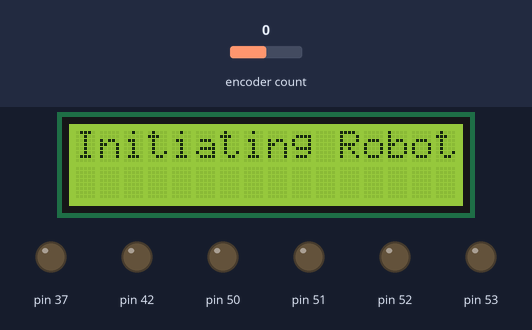
Simulated run of this sketch. Board: Arduino Mega 2560, built with avr-gcc and run on an emulated ATmega2560. On the bench: 16×2 character LCD, output pins drawn as LEDs (lit = HIGH). Inputs (shaded band) come from the test bench; at power-on: encoder count 0.

Above: at 0.1 s.

Measured:
- what the display in image 0 shows lasts 1.0 s, from 0.1 s to 1.1 s

The sketch:

autobot_pid_test.ino
```cpp
#include <Encoder.h>

#include <LiquidCrystal.h>

// initialize the library with the numbers of the interface pins

LiquidCrystal lcd(30, 32, 5, 4, 3, 2);
int s[]={0,0,0,0,0,0,0};
int bin[]={0,0,0,0,0,0,0};
int sum=0,mean=0;
int i;
float pos=0;
float error=0;

const float standard=25;
const int pwmL=90;
const int pwmR=90;

signed left;
signed right;
float prop,intg,deriv,last_prop;

int kp=10;
int ki=0;
int kd=2;
Encoder myEnc(20, 21);
int a=0;
int count=0;
int t1,t2;
int flag=0,n=0;
int done_5=1,done_6=1,done_10=1,done_11=1;
long oldPosition  = -999;
void setup()
{
  lcd.begin(16, 2);
  //Serial.begin(9600);
  lcd.print("Initiating Robot");
  delay(1000);
  lcd.clear();
  pinMode(50,OUTPUT);
  pinMode(51,OUTPUT);
  pinMode(52,OUTPUT);
  pinMode(53,OUTPUT);
   pinMode(37,OUTPUT);
    pinMode(42,OUTPUT);
    digitalWrite(37,HIGH);
    digitalWrite(42,HIGH);
 // s[0]=0;
 // bin[0]=0;
//Serial.begin(9600);


//fwd();


}

void loop()
{

/*
   case 1: follow_nd_check();

           break;
   case 2: follow_nd_check();
     break;
   case 3:follow_nd_check();
           break;
   case 4: follow_nd_check();
           break;
   case 5: if(done_5==1)
   {
     turn_left();
     done_5=0;
   }
   line_follow();

           break;
   case 6: if(done_6==1)
   {
     turn_left();
     done_6=0;
   }
           break;
   case 7: follow_nd_check();

           break;
   case 8: follow_nd_check();
           break;
  case 9: follow_nd_check();
           break;
   default: follow_nd_check();
            break;
 }


//follow_nd_check();
/*
if(intersec_check())
{
  digitalWrite(42,LOW);
  lcd.clear();
   lcd.setCursor(0,1);
  lcd.print(analogRead(12));
  lcd.setCursor(13,1);
  lcd.print(analogRead(9));

}
else
{
  digitalWrite(42,HIGH);
   lcd.clear();
   lcd.setCursor(0,1);
  lcd.print(analogRead(12));
  lcd.setCursor(13,1);
  lcd.print(analogRead(9));

}
*/


}

void rotate_right()
{
analogWrite(8,90);
analogWrite(9,90);
  while(count<35)
  {
  //oldPosition  = -999;
digitalWrite(50,LOW);
digitalWrite(51,HIGH);
digitalWrite(52,HIGH);
digitalWrite(53,LOW);
long newPosition = myEnc.read();
  if (newPosition != oldPosition) {
    oldPosition = newPosition;
    count++;
    lcd.setCursor(7,0);
    lcd.print(count);
}
  }

  oldPosition  = -999;
  count=0;

}
void rotate_left()
{
analogWrite(8,90);
analogWrite(9,90);
  while(count<30)
  {
  //oldPosition  = -999;
digitalWrite(50,HIGH);
digitalWrite(51,LOW);
digitalWrite(52,LOW);
digitalWrite(53,HIGH);
long newPosition = myEnc.read();
  if (newPosition != oldPosition) {
    oldPosition = newPosition;
    count++;
    lcd.setCursor(7,0);
    lcd.print(count);
}
  }

  oldPosition  = -999;
  count=0;

}


void follow_nd_check()
{

  if(intersec_check())
 {

   t1=millis();
   if(flag==1)
 {
   n++;
   digitalWrite(42,LOW);
   delay(50);
   digitalWrite(42,HIGH);
 }
   flag=0;

  // tone_gen();

//rotate_left ();

 //line_correction();
    }

    else
    {

   line_follow();
    }

 t2=millis();
 if(t2-t1>800)
 {
 flag=1;
 }
 else
 {
   flag=0;
 }
lcd.setCursor(7,0);
  lcd.print(n);
delay(10);
}

void line_correction()
{
  for(a=1;a<=7;a++)
   {
     line_follow();
     delay(50);
   }
}


int intersec_check()
{
  if((analogRead(12)<200)&&(analogRead(9)<70))
  {
    return 1;
  }
  else
  {
    return 0;
  }
}

void turn_right()
{
  left=120;
  right=120;
  motor_turn();
while(analogRead(14)<200)
  {
  digitalWrite(50,LOW);
digitalWrite(51,HIGH);
digitalWrite(52,HIGH);
digitalWrite(53,LOW);
  }

while(analogRead(14)>200)
  {
      digitalWrite(50,LOW);
digitalWrite(51,HIGH);
digitalWrite(52,HIGH);
digitalWrite(53,LOW);

  }


}

void left_turn()
{
  left=120;
  right=120;
  motor_turn();
/*
while(analogRead(15)<200)
{
     digitalWrite(50,HIGH);
digitalWrite(51,LOW);
digitalWrite(52,HIGH);
digitalWrite(53,LOW);
}
while(analogRead (15)>200)
{
     digitalWrite(50,HIGH);
digitalWrite(51,LOW);
digitalWrite(52,HIGH);
digitalWrite(53,LOW);
}
*/ digitalWrite(50,HIGH);
digitalWrite(51,LOW);
digitalWrite(52,LOW);
digitalWrite(53,HIGH);
delay(300);

}

void right_turn()
{
  left=100;
  right=100;
  motor_turn();
   digitalWrite(50,LOW);
digitalWrite(51,HIGH);
digitalWrite(52,HIGH);
digitalWrite(53,LOW);
  delay(100);
}
void turn_left()
{

  left=120;
  right=120;
  motor_turn();


  while((analogRead(8)<100)&&(analogRead(9)<300))
  {
      digitalWrite(50,HIGH);
digitalWrite(51,LOW);
digitalWrite(52,LOW);
digitalWrite(53,HIGH);
  }
//delay(100);
  while((analogRead(8)<100)&&(analogRead(9)<300))
  {
      digitalWrite(50,HIGH);
digitalWrite(51,LOW);
digitalWrite(52,LOW);
digitalWrite(53,HIGH);
  }
}


void line_follow()
{  digitalWrite(50,LOW);
digitalWrite(51,HIGH);
digitalWrite(52,LOW);
digitalWrite(53,HIGH);
  digitalWrite(42,HIGH);
 // lcd.clear();
  mean=0;
  sum=0;
  sensor_read();
  PID_calc();
  motor_speed();
motor_turn();

}

void sensor_read()
{

  for(i=1;i<=4;i++)
  {
    s[i]=analogRead(i);

  }


 // sensor_calib();

  for(i=1;i<=6;i++)
  {
    bin[i]=adc(s[i]);

   // lcd.setCursor(i*3,0);
   // lcd.print(bin[i]);
    mean+=bin[i]*i*10;
    sum+=bin[i];
    pos=float(mean/sum);
    //lcd.setCursor(3,1);
    //lcd.print(pos);
  }


}


int adc(int t)
{
  if(t<300)
  {
    return 0;
  }
  else
  {
    return 1;
  }

}


void PID_calc()
{
  prop=pos-standard;
  intg=(intg/100)+prop;
  deriv=prop-last_prop;
  last_prop=prop;

  error=(prop*kp)+(intg*ki)+(deriv*kd);

}


void motor_speed()
{


  if(error<-255)
  {
    error=-255;


  }
   if(error>255)
  {
    error=255;

  }

  if(error<0)
  {
    left=pwmL-error;   // -error
    right=pwmR;//+error;
    if(right<0)
    {
      right=0;
    }


    // Right turn

  }
  else
  {
    right=pwmR+error;
    left=pwmL;//-error;        // -error

 if(left<0)
 {
   left=0;
 }
  }


}


void serial_disp()
{
  for(i=1;i<=4;i++)
  {
    //Serial.print(s[i]);
    //Serial.print("\t");
    Serial.print(bin[i]);
    Serial.print("\t");
  }
  Serial.print(mean);
  Serial.print("\t\t");
  Serial.print(pos);
  Serial.print("\t\t");
  Serial.print(error);
  Serial.print("\t\t");
  Serial.print(left);
  Serial.print("\t\t");
  Serial.print(right);
  Serial.print("\t\t");

  Serial.print("\n\n");

  delay(20);

}
void sensor_calib()
{

  s[5]=s[5]-200;
  s[3]=s[3]-350;
  s[6]=s[6]+50;


}

void motor_turn()
{
  /*
   digitalWrite(50,LOW);
digitalWrite(51,HIGH);
digitalWrite(52,LOW);
digitalWrite(53,HIGH);
 */

  analogWrite(9,right);
  analogWrite(8,left);
  lcd.setCursor(0,1);
  lcd.print(analogRead(8));
  lcd.setCursor(13,1);
  lcd.print(analogRead(9));

}
void fwd()
{
  digitalWrite(50,LOW);
digitalWrite(51,HIGH);
digitalWrite(52,LOW);
digitalWrite(53,HIGH);
}

void motor_stop()
{
   digitalWrite(50,LOW);
digitalWrite(51,LOW);
digitalWrite(52,LOW);
digitalWrite(53,LOW);
}
```
